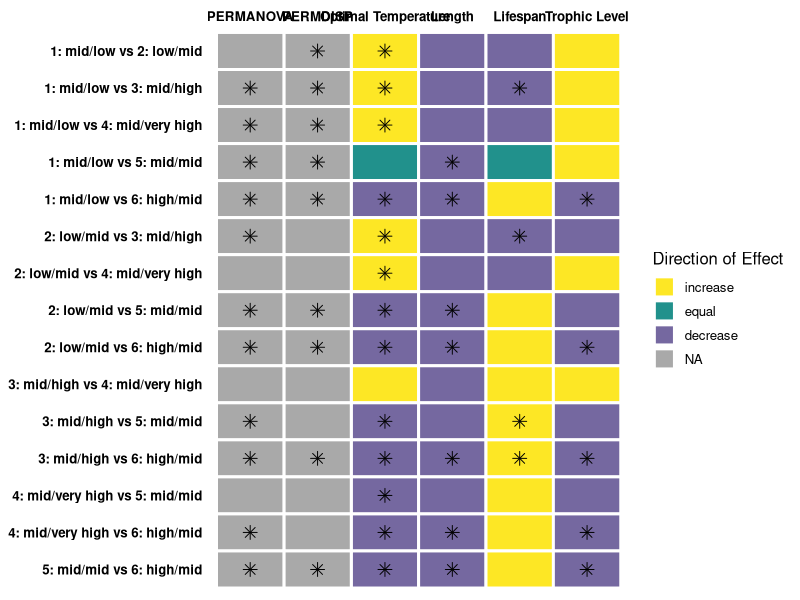
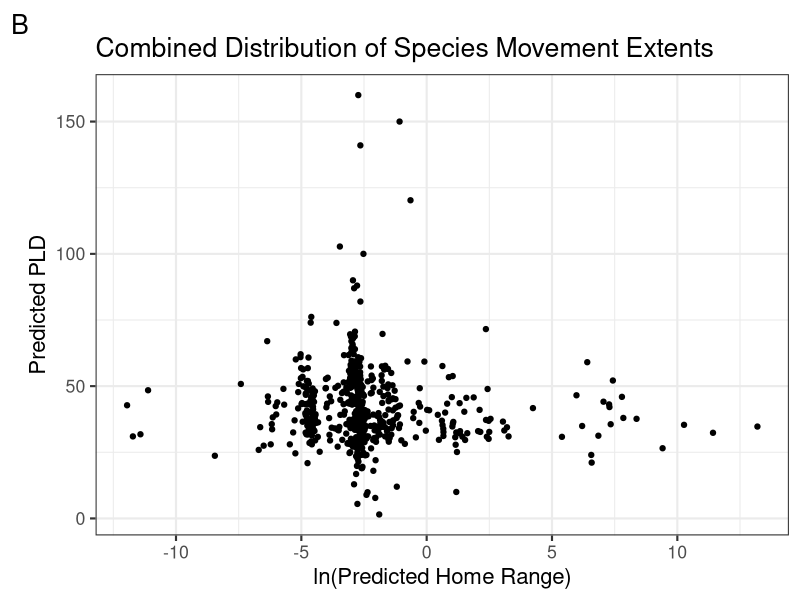
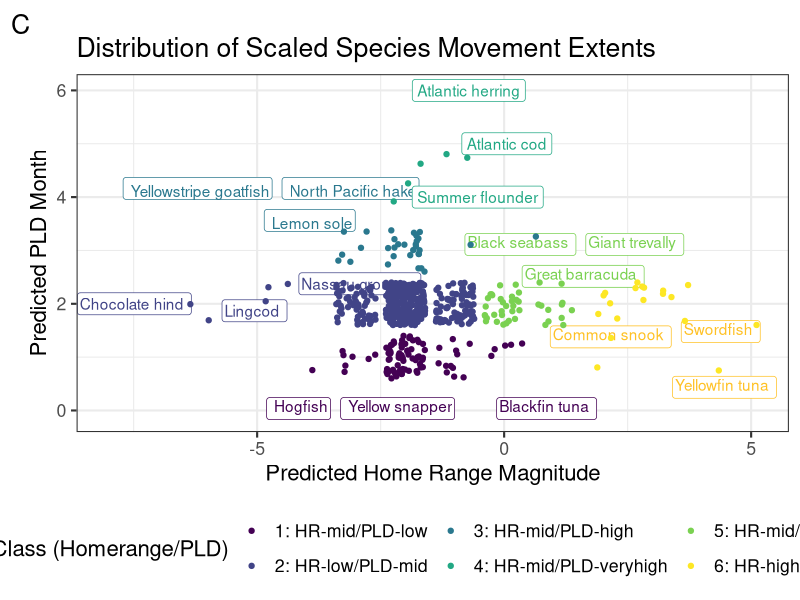
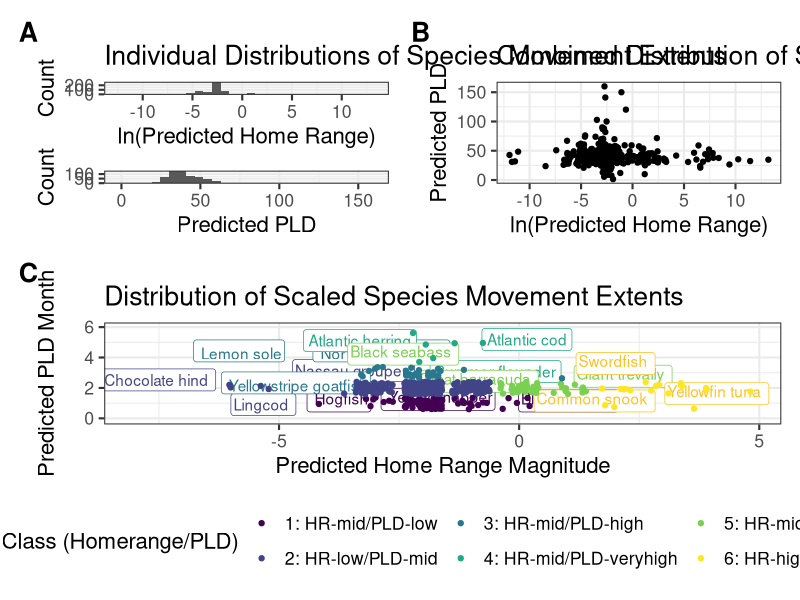
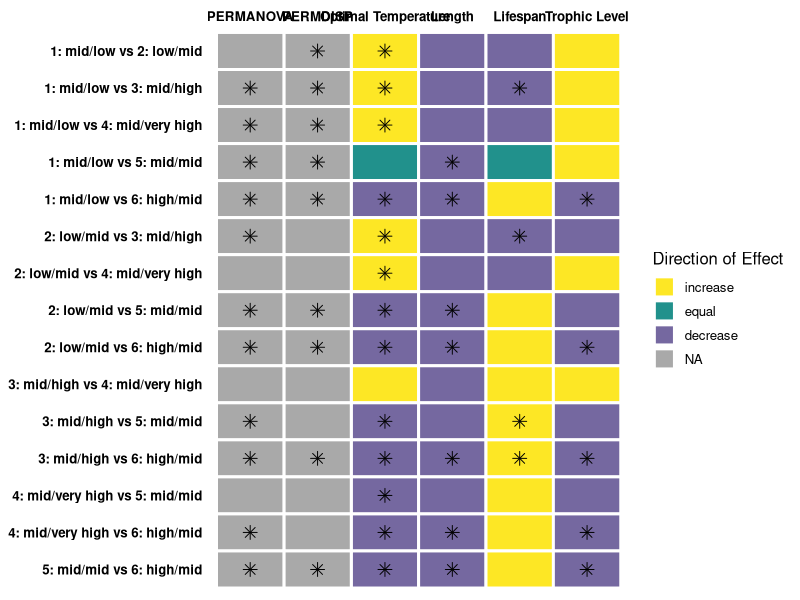

Generate these figures, in order, with R: (Note: this script raises an error after producing the figures.)
## ---- chunk 1
knitr::opts_chunk$set(echo = TRUE, message = FALSE, warning = FALSE)

library(tidyverse)
library(patchwork)
library(cowplot)
library(ggpubr)
library(ggrepel)
## ---- chunk 2
fishbase_data <- read_csv(here::here("01_data", "02_processed_data", "fishbase_data.csv"))

genus_filled_data <- read_csv(here::here("01_data", "02_processed_data", "genus_filled_data.csv"))

filled_data <- read_csv(here::here("01_data", "02_processed_data", "filled_data.csv")) %>%
  mutate_if(is.character, as.factor)
## ---- chunk 3

cohort <- c("1: mid/low vs 2: low/mid", "1: mid/low vs 3: mid/high", "1: mid/low vs 4: mid/very high", "1: mid/low vs 5: mid/mid", "1: mid/low vs 6: high/mid",
            "2: low/mid vs 3: mid/high", "2: low/mid vs 4: mid/very high", "2: low/mid vs 5: mid/mid", "2: low/mid vs 6: high/mid",
            "3: mid/high vs 4: mid/very high", "3: mid/high vs 5: mid/mid", "3: mid/high vs 6: high/mid",
            "4: mid/very high vs 5: mid/mid", "4: mid/very high vs 6: high/mid",
            "5: mid/mid vs 6: high/mid")
PERMDISP <- c(0.0019, 0.0003, 0.0327, 0.0001, 0.0001,
              0.5182, 0.7507, 0.0138, 0.0005,
              0.9792, 0.5276, 0.0029, 
              0.7928, 0.1475, 
              0.0052)
PERMANOVA <- c(1.0000, 0.0015, 0.0495, 0.0015, 0.0015,
               0.0015, 1.0000, 0.0015, 0.0015,
               1.0000, 0.0015, 0.0015,
               0.8175, 0.0090,
               0.0015)
Optimal_Temp <- c(0.005043306637114, 0.000000051454126, 0.000113116310469, 0.789451442990800, 0.010082693281337,
                  0.000025756231358, 0.001765218761412, 0.000112331676538, 0.000038520195310,
                  0.284373283785538, 0.000000002348839, 0.000000002258531, 
                  0.000068856888538, 0.000001695644852, 
                  0.010090438574951)
temp_arrows <- c("increase", "increase", "increase", "equal", "decrease",
                 "increase", "increase","decrease", "decrease",
                 "increase","decrease", "decrease",
                 "decrease", "decrease",
                 "decrease")
Length <- c(0.8592642, 0.9998089, 0.9872521, 0.0007795, 0.0000000,
            0.9070423, 0.9181733, 0.0000000, 0.0000000,
            0.9966266, 0.1494607, 0.0000000,
            0.9897718, 0.0008647,
            0.0000000)
length_arrows <- c("decrease", "decrease", "decrease", "decrease", "decrease",
                   "decrease", "decrease", "decrease", "decrease",
                   "decrease", "decrease", "decrease",
                   "decrease", "decrease",
                   "decrease")
Lifespan <- c(0.57035468549, 0.00007769083, 0.55052882501, 0.74567296422, 0.31579160719,
              0.00010263105, 0.59495732706, 0.73671251684, 0.20707475101,
              0.38779558233, 0.00017543403, 0.00008096802,
              0.58625833556, 0.24515673988,
              0.24664224315)
life_arrows <- c("decrease", "decrease", "decrease", "equal", "increase",
                 "decrease", "decrease", "increase", "increase",
                 "increase", "increase", "increase",
                 "increase", "increase",
                 "increase")
Trophic_Level <- c(0.1035871996367, 0.0891868417293, 0.5697644317228, 0.5148291779984, 0.0000607828670,
                   0.5183877375223, 0.8682996282889, 0.2916548282051, 0.0000002614727,
                   0.8630208058363, 0.2124781071891, 0.0000015574893, 
                   0.7282998974706, 0.0082066924854, 
                   0.0000032514102)
trophic_arrows <- c("increase", "increase", "increase", "increase", "decrease",
                    "decrease", "increase", "decrease", "decrease",
                    "increase", "decrease", "decrease",
                    "decrease", "decrease",
                    "decrease")

# Create data frame
data <- data.frame(cohort, PERMDISP, PERMANOVA, Optimal_Temp, Length, Lifespan, Trophic_Level)

# Pivot to long data format
data_long <- data %>% 
  mutate(across(c("Optimal_Temp", "Length", "Lifespan", "Trophic_Level"), round, 4)) %>% 
  pivot_longer(-cohort) %>% 
  set_names(c("cohort", "variable", "p_value")) %>% 
  mutate(significant = case_when(
    p_value >= 0.05 ~ "no",
    p_value < 0.05 ~ "yes"
  ))

# Add arrow information
data1 <- data.frame(cohort, temp_arrows, length_arrows, life_arrows, trophic_arrows) %>% 
  rename(Optimal_Temp = temp_arrows, Length = length_arrows, Lifespan = life_arrows, Trophic_Level = trophic_arrows) %>% 
  pivot_longer(-cohort) %>% 
  set_names(c("cohort", "variable", "direction")) %>% 
  full_join(data_long, by = c("cohort","variable")) %>% 
  mutate(direction = fct_relevel(direction, c("increase", "equal", "decrease")))

# Reorder and rename levels
data1$variable <- factor(data1$variable, levels = c("PERMANOVA", "PERMDISP", "Optimal_Temp", "Length", "Lifespan", "Trophic_Level"))
data1$variable <- recode_factor(data1$variable, PERMANOVA = "PERMANOVA", PERMDISP = "PERMDISP", Optimal_Temp = "Optimal Temperature", Length = "Length", Lifespan = "Lifespan", Trophic_Level = "Trophic Level")



# Plot 
g <- ggplot(data1, aes(x = variable, y = cohort, fill = direction)) +
  geom_tile(color = "white", lwd = 1) +
  geom_point(data = data1 %>% filter(significant == "yes"), shape = 8, size = 3, color = "black", show.legend = FALSE) +
  theme_minimal(base_size = 12) +
  theme(axis.title = element_blank(),
        axis.text = element_text(face = "bold", color = "black"),
        axis.ticks = element_blank(),
        panel.grid.major = element_blank()) +
  labs(fill = "Direction of Effect") +
  scale_x_discrete(position = "top") +
  scale_y_discrete(limits = rev) +
  scale_fill_manual(values = c("#fde725", "#21918c", "#7568a0"), na.value = "darkgray")

g

ggsave(g, file = paste0("stats_sum.pdf"), path = here::here("04_figs"), height = 12, width = 12)

#geom_point(data = data_arrows, mapping=aes(x = variable, y = cohort), pch = "x", inherit.aes = F)

## ---- chunk 4
# homerange vs PLD
fishbase_data_gmm <- filled_data %>%
  mutate(class2 = as.factor(class2))

hr_hist <- ggplot(fishbase_data_gmm, aes(log(home_range))) +
  geom_histogram() +
  theme_bw(base_size = 16) +
  labs(
    y = "Count",
    x = "ln(Predicted Home Range)",
    tag = "A"
  ) +
  ggtitle("Individual Distributions of Species Movement Extents")

pld_hist <- ggplot(fishbase_data_gmm, aes(pld)) +
  geom_histogram() +
  theme_bw(base_size = 16) +
  labs(
    y = "Count",
    x = "Predicted PLD"
  )

dist_plot <- (hr_hist / pld_hist)

p1 <- ggplot(fishbase_data_gmm, aes(log(home_range), pld)) +
  geom_jitter() +
  theme_bw(base_size = 16) +
  labs(
    y = "Predicted PLD",
    x = "ln(Predicted Home Range)",
    tag = "B"
  ) +
  ggtitle("Combined Distribution of Species Movement Extents")

p1


gmm_new_fig <- ggplot(fishbase_data_gmm, aes(magnitude_homerange, month_pld)) +
  theme_bw(base_size = 16) +
  labs(
    x = "Predicted Home Range Magnitude",
    y = "Predicted PLD Month",
    color = "Class (Homerange/PLD)",
    tag = "C"
  ) +
  ylim(-0.1,6) +
  theme(legend.position = "bottom") +
  scale_color_viridis_d() +
  geom_label_repel(
    data = subset(fishbase_data_gmm, fishbase_name %in% c("Hogfish", "Yellow snapper", "Blackfin tuna")),
    aes(label = fishbase_name, color = class2),
    vjust = "outward", hjust = "outward",
    min.segment.length = 30,
    nudge_y = -1,
    show.legend = FALSE
  ) +
  geom_label_repel(
    data = subset(fishbase_data_gmm, fishbase_name %in% c("Chocolate hind", "Lingcod", "Nassau grouper")),
    aes(label = fishbase_name, color = class2),
    hjust = "inward",
    min.segment.length = 30,
    box.padding = 0.3,
    nudge_x = -2, #nudge_y = -0.8,
    show.legend = FALSE
  ) +
  geom_label_repel(
    data = subset(fishbase_data_gmm, fishbase_name %in% c("Lemon sole", "North Pacific hake", "Yellowstripe goatfish")),
    aes(label = fishbase_name, color = class2),
    vjust = "outward", hjust = "outward",
    min.segment.length = 30,
    nudge_x = -1, nudge_y = 0.8,
    show.legend = FALSE
  ) +
  geom_label_repel(
    data = subset(fishbase_data_gmm, fishbase_name %in% c("Atlantic herring", "Atlantic cod", "Summer flounder")),
    aes(label = fishbase_name, color = class2),
    #vjust = "outward", hjust = "outward",
    min.segment.length = 30,
    nudge_y = 0,
    nudge_x = 1,
    show.legend = FALSE
  ) +
  geom_label_repel(
    data = subset(fishbase_data_gmm, fishbase_name %in% c("Great barracuda", "Giant trevally", "Black seabass")),
    aes(label = fishbase_name, color = class2),
    vjust = "outward", hjust = "outward",
    min.segment.length = 30,
    nudge_y = 1, nudge_x = 0.3,
    show.legend = FALSE
  ) +
  geom_label_repel(
    data = subset(fishbase_data_gmm, fishbase_name %in% c("Common snook", "Yellowfin tuna", "Swordfish")),
    aes(label = fishbase_name, color = clas2),
    color = "goldenrod1",
    vjust = "outward", hjust = "outward",
    min.segment.length = 30,
    nudge_y = -0.5,
    show.legend = FALSE
  ) +
  geom_jitter(aes(color = class2)) +
  ggtitle("Distribution of Scaled Species Movement Extents")

gmm_new_fig
#ggsave(gmm_new_fig, file = paste0("gmm_fig.png"), path = here::here("04_figs"), height = 8, width = 15)

# panel
gmm_panel <- ((dist_plot) | p1) / gmm_new_fig &
  theme(plot.tag = element_text(face = "bold"))

gmm_panel
#ggsave(gmm_panel, file = paste0("gmm_panel.pdf"), path = here::here("04_figs", "final_figs"), height = 10, width = 15)

## ---- chunk 5

missing <- miss_var_summary(data)
genus_filled <- miss_var_summary(genus_filled_data)
family_filled <- miss_var_summary(filled_data)

# original missing data
missing_data_plot <- data %>% 
  dplyr::select(
    oxygen_cons, temp_range, fecundity_mean, longevity_wild,
    temp_preferred, dev_place, iucn_category
  ) %>%
  rename(
    "Oxygen Consumption Rate" = oxygen_cons,
    "Temperature Range" = temp_range,
    "Average Fecundity" = fecundity_mean,
    "Maximum Recorded Lifespan" = longevity_wild,
    "Optimal Temperature" = temp_preferred,
    "Place of Development" = dev_place,
    "IUCN Category" = iucn_category
  )

m1 <- gg_miss_var(missing_data_plot) +
  theme_bw(base_size = 16) +
  labs(y = "Original Missing Data", x = "") +
  theme(axis.title.x = element_text(vjust = -1))
m1


# missing data after genus-level fills
genus_filled_plot <- genus_filled_data %>% 
  dplyr::select(
    oxygen_cons, temp_range, fecundity_mean,
    longevity_wild, temp_preferred, iucn_category
  ) %>%
  rename(
    "Oxygen Consumption Rate" = oxygen_cons,
    "Temperature Range" = temp_range,
    "Average Fecundity" = fecundity_mean,
    "Maximum Recorded Lifespan" = longevity_wild,
    "Optimal Temperature" = temp_preferred,
    "IUCN Category" = iucn_category
  )

m2 <- gg_miss_var(genus_filled_plot) + # figure showing the missing data
  theme_bw(base_size = 16) +
  labs(y = "Missing Data After Genus-Level Fill", x = "Variable") +
  theme(axis.title.x = element_text(vjust = -1))
m2



# missing data after femaily-level fills
filled_plot <- filled_data %>%
  dplyr::select(
    oxygen_cons, temp_range, fecundity_mean,
    longevity_wild, temp_preferred, iucn_category
  ) %>%
  rename(
    "Oxygen Consumption Rate" = oxygen_cons,
    "Temperature Range" = temp_range,
    "Average Fecundity" = fecundity_mean,
    "Maximum Recorded Lifespan" = longevity_wild,
    "Optimal Temperature" = temp_preferred,
    "IUCN Category" = iucn_category
  )

m3 <- gg_miss_var(filled_plot) +
  theme_bw(base_size = 16) +
  labs(y = "Missing Data After Family-Level Fill", x = "") +
  theme(axis.title.x = element_text(vjust = -1))
m3

missing_fig <- (m1 / m2 / m3) +
  plot_annotation(tag_levels = "A") &
  theme_bw(base_size = 16)
missing_fig

#ggsave(missing_fig, file = paste0("missing_data.pdf"), path = here::here("04_figs", "final_figs"), height = 12, width = 8)

## ---- chunk 6
# continuous

plot_data <- filled_data %>%
  mutate(
    class2 = as.factor(class2),
    class3 = as.factor(class3),
    order = as.factor(order)
  )

response <- "class2"
expl_cont <- c(
  "temp_preferred", "fecundity_mean",
  "longevity_wild", "sp_richness", "length",
  "r_fin", "diet_troph3", "oxygen_cons", "temp_range"
)

box_data <- function(x, y) {
  ggplot(plot_data, aes(x = .data[[y]], y = .data[[x]])) +
    geom_boxplot(aes(color = .data[[y]])) +
    theme_bw() +
    coord_flip() +
    labs(
      x = "Movement Class",
      color = "Class (Homerange/PLD)"
    ) +
    scale_color_viridis_d()
}

# plots_cont <- map(expl_cont, ~ box_data(.x, "class2"))
# plots_cont
## ---- chunk 7

# significant panel
temp_plot <- box_data(x = "temp_preferred", y = "class2") +
  labs(y = "Optimal Temperature (ºC)", x = "") +
  scale_x_discrete(position = "top") +
  theme(axis.text.y = element_blank())
length_plot <- box_data(x = "length", y = "class2") +
  labs(y = "Length (cm)", x = "") +
  scale_x_discrete(position = "top")
long_plot <- box_data(x = "longevity_wild", y = "class2") +
  labs(y = "Maximum Lifespan (yr)", x = "") +
  scale_x_discrete(position = "top")
diet_plot <- box_data(x = "diet_troph3", y = "class2") + 
  labs(y = "Trophic Level", x = "") +
  scale_x_discrete(position = "top") +
  theme(axis.text.y = element_blank())


r_fin_plot <- box_data(x = "r_fin", y = "class2") + 
  stat_kruskal_test(label.y = 0.9, label.x = 6, position = "jitter") +
  labs(y = "Growth Rate", x = "") +
  theme(axis.text.y = element_blank()) +
  scale_x_discrete(position = "top")
oxygen_plot <- box_data(x = "oxygen_cons", y = "class2") + 
  stat_kruskal_test(label.y = 2000, label.x = 5.8, position = "jitter") +
  labs(y = "Oxygen Consumption", x = "") +
  theme(axis.text.y = element_blank()) +
  scale_x_discrete(position = "top")
temp_range_plot <- box_data(x = "temp_range", y = "class2") + 
  stat_kruskal_test(label.y = 20, label.x = 3.5, position = "jitter") +
  labs(y = "Temperature Range", x = "") + 
  scale_x_discrete(position = "top")
fecund_plot <- box_data(x = "fecundity_mean", y = "class2") + 
  stat_kruskal_test(label.y = 40000000, label.x = 5.5, position = "jitter") +
  labs(y = "Fecundity", x = "") +
  scale_x_discrete(position = "top")
sp_rich_plot <- box_data(x = "sp_richness", y = "class2") + 
  stat_kruskal_test(label.y = 1100, position = "jitter") +
  labs(y = "Species Richness", x = "") + 
  scale_x_discrete(position = "top")


num_panel <- r_fin_plot + temp_range_plot + oxygen_plot + sp_rich_plot + plot_spacer() + fecund_plot +
  plot_layout(ncol = 2, guides = "collect") + 
  plot_annotation(tag_levels = "A") &
  theme(text = element_text(size = 14), legend.position = "none")

numeric_panel <- wrap_elements(num_panel) +
  labs(tag = "Movement Class") +
  theme(
    plot.tag = element_text(size = 14, angle = 270),
    plot.tag.position = "right"
  )

numeric_panel
#ggsave(numeric_panel, file = paste0("numeric_panel.pdf"), path = here::here("04_figs", "final_figs"), height = 11, width = 11)


ind_panel <- ((temp_plot | length_plot) / (diet_plot | long_plot)) +
  plot_layout(guides = "collect") +
  plot_annotation(tag_levels = "A") &
  theme(text = element_text(size = 14), legend.position = "none")

individual_panel <- wrap_elements(ind_panel) +
  labs(tag = "Movement Class") +
  theme(
    plot.tag = element_text(size = 14, angle = 270),
    plot.tag.position = "right"
  )

individual_panel

#ggsave(individual_panel, file = paste0("4_trait_panel.pdf"), path = here::here("04_figs", "final_figs"), height = 8, width = 13)

## ---- chunk 8
# categorical

expl_cat <- c(
  "body_shape_i", "dev_place", "demers_pelag", "iucn_category","food_mode"
)

scatter_data <- function(x, y) {
  ggplot(plot_data, aes(x = .data[[x]], y = .data[[y]])) +
    geom_jitter(aes(color = .data[[y]])) +
    theme_bw() +
    labs(
      y = "Movement Class",
      color = "Class (homerange/PLD)"
    ) +
    scale_color_viridis_d() +
    theme(axis.text.x = element_text(angle = 40, hjust = 1))
}

# plots_cat <- map(expl_cat, ~ scatter_data(.x, "class2"))
# plots_cat
## ---- chunk 9

body_plot <- scatter_data(x = "body_shape_i", y = "class2") + 
  labs(y = "", x = "Body Shape") +
  scale_y_discrete(position = "right")
dev_plot <- scatter_data(x = "dev_place", y = "class2") + 
  labs(y = "", x = "Place of Development") +
  scale_y_discrete(position = "right")
demers_plot <- scatter_data(x = "demers_pelag", y = "class2") + 
  labs(y = "", x = "Habitat Type") +
  theme(axis.text.y = element_blank())
iucn_plot <- scatter_data(x = "iucn_category", y = "class2") + 
  labs(y = "", x = "IUCN Category") +
  theme(axis.text.y = element_blank())
food_plot <- scatter_data(x = "food_mode", y = "class2") + 
  labs(y = "", x = "Feeding Mode") +
  scale_y_discrete(position = "right")


cat_panel <- demers_plot + dev_plot + iucn_plot + food_plot + plot_spacer() + body_plot +
  plot_layout(ncol = 2, guides = "collect") + 
  plot_annotation(tag_levels = "A") &
  theme(text = element_text(size = 14), legend.position = "none")

categorical_panel <- wrap_elements(cat_panel) +
  labs(tag = "Movement Class") +
  theme(
    plot.tag = element_text(size = 14, angle = 270),
    plot.tag.position = "right"
  )

categorical_panel
#ggsave(categorical_panel, file = paste0("categorical_panel.pdf"), path = here::here("04_figs", "final_figs"), height = 11, width = 11)
